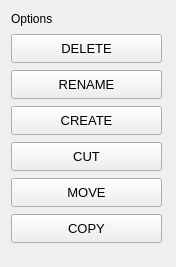
<?xml version="1.0" encoding="UTF-8"?>
<ui version="4.0">
 <class>FolderManagerWindow</class>
 <widget class="QMainWindow" name="FolderManagerWindow">
  <property name="geometry">
   <rect>
    <x>0</x>
    <y>0</y>
    <width>176</width>
    <height>267</height>
   </rect>
  </property>
  <property name="windowTitle">
   <string>tree_panel</string>
  </property>
  <property name="layoutDirection">
   <enum>Qt::LeftToRight</enum>
  </property>
  <property name="autoFillBackground">
   <bool>true</bool>
  </property>
  <property name="styleSheet">
   <string notr="true">color: black</string>
  </property>
  <widget class="QWidget" name="centralwidget">
   <widget class="QPushButton" name="btnDelete_2">
    <property name="geometry">
     <rect>
      <x>11</x>
      <y>142</y>
      <width>151</width>
      <height>29</height>
     </rect>
    </property>
    <property name="font">
     <font>
      <pointsize>10</pointsize>
     </font>
    </property>
    <property name="text">
     <string>CUT</string>
    </property>
    <property name="icon">
     <iconset>
      <normaloff>../../../cut.png</normaloff>../../../cut.png</iconset>
    </property>
   </widget>
   <widget class="QLabel" name="label">
    <property name="geometry">
     <rect>
      <x>11</x>
      <y>11</y>
      <width>43</width>
      <height>16</height>
     </rect>
    </property>
    <property name="text">
     <string>Options</string>
    </property>
   </widget>
   <widget class="QPushButton" name="btnDelete">
    <property name="geometry">
     <rect>
      <x>11</x>
      <y>34</y>
      <width>151</width>
      <height>29</height>
     </rect>
    </property>
    <property name="font">
     <font>
      <pointsize>10</pointsize>
     </font>
    </property>
    <property name="text">
     <string>DELETE</string>
    </property>
    <property name="icon">
     <iconset>
      <normaloff>../../../delete.png</normaloff>../../../delete.png</iconset>
    </property>
   </widget>
   <widget class="QPushButton" name="btnRename">
    <property name="geometry">
     <rect>
      <x>11</x>
      <y>70</y>
      <width>151</width>
      <height>29</height>
     </rect>
    </property>
    <property name="font">
     <font>
      <pointsize>10</pointsize>
     </font>
    </property>
    <property name="text">
     <string>RENAME</string>
    </property>
    <property name="icon">
     <iconset>
      <normaloff>../../../rename.png</normaloff>../../../rename.png</iconset>
    </property>
   </widget>
   <widget class="QPushButton" name="btnMkdir">
    <property name="geometry">
     <rect>
      <x>11</x>
      <y>106</y>
      <width>151</width>
      <height>29</height>
     </rect>
    </property>
    <property name="font">
     <font>
      <pointsize>10</pointsize>
     </font>
    </property>
    <property name="text">
     <string>CREATE</string>
    </property>
    <property name="icon">
     <iconset>
      <normaloff>../../../Create.png</normaloff>../../../Create.png</iconset>
    </property>
   </widget>
   <widget class="QPushButton" name="btnMove">
    <property name="geometry">
     <rect>
      <x>11</x>
      <y>178</y>
      <width>151</width>
      <height>29</height>
     </rect>
    </property>
    <property name="font">
     <font>
      <pointsize>10</pointsize>
     </font>
    </property>
    <property name="text">
     <string>MOVE</string>
    </property>
    <property name="icon">
     <iconset>
      <normaloff>../../../move.png</normaloff>../../../move.png</iconset>
    </property>
   </widget>
   <widget class="QPushButton" name="btnCopy">
    <property name="geometry">
     <rect>
      <x>11</x>
      <y>214</y>
      <width>151</width>
      <height>29</height>
     </rect>
    </property>
    <property name="font">
     <font>
      <pointsize>10</pointsize>
     </font>
    </property>
    <property name="text">
     <string>COPY</string>
    </property>
    <property name="icon">
     <iconset>
      <normaloff>../../../copy.png</normaloff>../../../copy.png</iconset>
    </property>
   </widget>
   <zorder>btnRename</zorder>
   <zorder>btnMkdir</zorder>
   <zorder>btnMove</zorder>
   <zorder>btnCopy</zorder>
   <zorder>btnDelete_2</zorder>
   <zorder>btnDelete</zorder>
   <zorder>label</zorder>
  </widget>
 </widget>
 <resources/>
 <connections/>
</ui>
